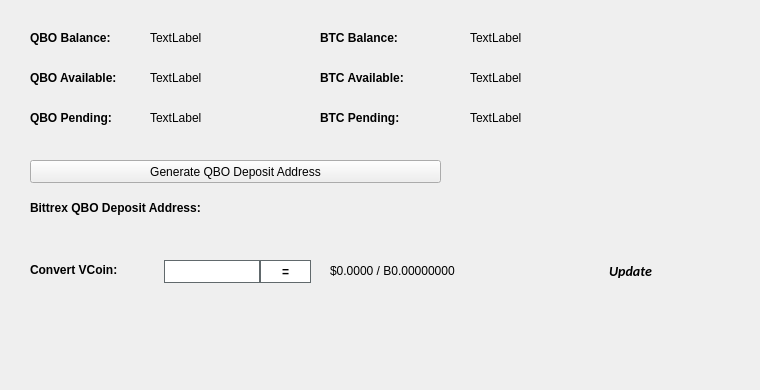
   <widget class="QWidget" name="BalanceTab">
    <attribute name="title">
     <string>Balance</string>
    </attribute>
    <widget class="QLabel" name="BitcoinBalanceLabel">
     <property name="geometry">
      <rect>
       <x>470</x>
       <y>30</y>
       <width>150</width>
       <height>16</height>
      </rect>
     </property>
     <property name="text">
      <string>TextLabel</string>
     </property>
    </widget>
    <widget class="QLabel" name="QBOBalanceLabel">
     <property name="geometry">
      <rect>
       <x>150</x>
       <y>30</y>
       <width>150</width>
       <height>16</height>
      </rect>
     </property>
     <property name="text">
      <string>TextLabel</string>
     </property>
    </widget>
    <widget class="QLabel" name="label_11">
     <property name="geometry">
      <rect>
       <x>30</x>
       <y>30</y>
       <width>101</width>
       <height>16</height>
      </rect>
     </property>
     <property name="font">
      <font>
       <weight>75</weight>
       <bold>true</bold>
      </font>
     </property>
     <property name="text">
      <string>QBO Balance:</string>
     </property>
    </widget>
    <widget class="QLabel" name="label_12">
     <property name="geometry">
      <rect>
       <x>320</x>
       <y>30</y>
       <width>101</width>
       <height>16</height>
      </rect>
     </property>
     <property name="font">
      <font>
       <weight>75</weight>
       <bold>true</bold>
      </font>
     </property>
     <property name="text">
      <string>BTC Balance:</string>
     </property>
    </widget>
    <widget class="QLabel" name="QBOAvailableLabel_2">
     <property name="geometry">
      <rect>
       <x>150</x>
       <y>70</y>
       <width>150</width>
       <height>16</height>
      </rect>
     </property>
     <property name="text">
      <string>TextLabel</string>
     </property>
    </widget>
    <widget class="QLabel" name="label_13">
     <property name="geometry">
      <rect>
       <x>30</x>
       <y>70</y>
       <width>111</width>
       <height>16</height>
      </rect>
     </property>
     <property name="font">
      <font>
       <weight>75</weight>
       <bold>true</bold>
      </font>
     </property>
     <property name="text">
      <string>QBO Available:</string>
     </property>
    </widget>
    <widget class="QLabel" name="label_14">
     <property name="geometry">
      <rect>
       <x>30</x>
       <y>110</y>
       <width>101</width>
       <height>16</height>
      </rect>
     </property>
     <property name="font">
      <font>
       <weight>75</weight>
       <bold>true</bold>
      </font>
     </property>
     <property name="text">
      <string>QBO Pending:</string>
     </property>
    </widget>
    <widget class="QLabel" name="QBOPendingLabel">
     <property name="geometry">
      <rect>
       <x>150</x>
       <y>110</y>
       <width>150</width>
       <height>16</height>
      </rect>
     </property>
     <property name="text">
      <string>TextLabel</string>
     </property>
    </widget>
    <widget class="QLabel" name="label_15">
     <property name="geometry">
      <rect>
       <x>320</x>
       <y>70</y>
       <width>111</width>
       <height>16</height>
      </rect>
     </property>
     <property name="font">
      <font>
       <weight>75</weight>
       <bold>true</bold>
      </font>
     </property>
     <property name="text">
      <string>BTC Available:</string>
     </property>
    </widget>
    <widget class="QLabel" name="BitcoinAvailableLabel">
     <property name="geometry">
      <rect>
       <x>470</x>
       <y>70</y>
       <width>150</width>
       <height>16</height>
      </rect>
     </property>
     <property name="text">
      <string>TextLabel</string>
     </property>
    </widget>
    <widget class="QLabel" name="label_31">
     <property name="geometry">
      <rect>
       <x>320</x>
       <y>110</y>
       <width>111</width>
       <height>16</height>
      </rect>
     </property>
     <property name="font">
      <font>
       <weight>75</weight>
       <bold>true</bold>
      </font>
     </property>
     <property name="text">
      <string>BTC Pending:</string>
     </property>
    </widget>
    <widget class="QLabel" name="BitcoinPendingLabel">
     <property name="geometry">
      <rect>
       <x>470</x>
       <y>110</y>
       <width>150</width>
       <height>16</height>
      </rect>
     </property>
     <property name="text">
      <string>TextLabel</string>
     </property>
    </widget>
    <widget class="QLabel" name="label_33">
     <property name="geometry">
      <rect>
       <x>30</x>
       <y>200</y>
       <width>221</width>
       <height>16</height>
      </rect>
     </property>
     <property name="font">
      <font>
       <weight>75</weight>
       <bold>true</bold>
      </font>
     </property>
     <property name="text">
      <string>Bittrex QBO Deposit Address:</string>
     </property>
    </widget>
    <widget class="QPushButton" name="GenDepositBTN">
     <property name="geometry">
      <rect>
       <x>30</x>
       <y>160</y>
       <width>411</width>
       <height>23</height>
      </rect>
     </property>
     <property name="text">
      <string>Generate QBO Deposit Address</string>
     </property>
     <property name="icon">
      <iconset resource="../qbo.qrc">
       <normaloff>:/icons/bitcoin</normaloff>:/icons/bitcoin</iconset>
     </property>
    </widget>
    <widget class="QLabel" name="DepositAddressLabel">
     <property name="geometry">
      <rect>
       <x>200</x>
       <y>200</y>
       <width>261</width>
       <height>16</height>
      </rect>
     </property>
     <property name="palette">
      <palette>
       <active>
        <colorrole role="WindowText">
         <brush brushstyle="SolidPattern">
          <color alpha="255">
           <red>0</red>
           <green>0</green>
           <blue>0</blue>
          </color>
         </brush>
        </colorrole>
        <colorrole role="Text">
         <brush brushstyle="SolidPattern">
          <color alpha="255">
           <red>0</red>
           <green>0</green>
           <blue>255</blue>
          </color>
         </brush>
        </colorrole>
       </active>
       <inactive>
        <colorrole role="WindowText">
         <brush brushstyle="SolidPattern">
          <color alpha="255">
           <red>0</red>
           <green>0</green>
           <blue>0</blue>
          </color>
         </brush>
        </colorrole>
        <colorrole role="Text">
         <brush brushstyle="SolidPattern">
          <color alpha="255">
           <red>0</red>
           <green>0</green>
           <blue>255</blue>
          </color>
         </brush>
        </colorrole>
       </inactive>
       <disabled>
        <colorrole role="WindowText">
         <brush brushstyle="SolidPattern">
          <color alpha="255">
           <red>120</red>
           <green>120</green>
           <blue>120</blue>
          </color>
         </brush>
        </colorrole>
        <colorrole role="Text">
         <brush brushstyle="SolidPattern">
          <color alpha="255">
           <red>120</red>
           <green>120</green>
           <blue>120</blue>
          </color>
         </brush>
        </colorrole>
       </disabled>
      </palette>
     </property>
     <property name="font">
      <font>
       <weight>75</weight>
       <bold>true</bold>
      </font>
     </property>
     <property name="text">
      <string/>
     </property>
     <property name="alignment">
      <set>Qt::AlignRight|Qt::AlignTrailing|Qt::AlignVCenter</set>
     </property>
     <property name="textInteractionFlags">
      <set>Qt::LinksAccessibleByMouse|Qt::TextSelectableByKeyboard|Qt::TextSelectableByMouse</set>
     </property>
    </widget>
    <widget class="QLabel" name="label_8">
     <property name="geometry">
      <rect>
       <x>460</x>
       <y>300</y>
       <width>281</width>
       <height>81</height>
      </rect>
     </property>
     <property name="text">
      <string/>
     </property>
     <property name="pixmap">
      <pixmap>:/images/bittrex</pixmap>
     </property>
    </widget>
    <widget class="QWidget" name="widgetConversion" native="true">
     <property name="geometry">
      <rect>
       <x>0</x>
       <y>250</y>
       <width>751</width>
       <height>43</height>
      </rect>
     </property>
     <property name="minimumSize">
      <size>
       <width>0</width>
       <height>43</height>
      </size>
     </property>
     <property name="styleSheet">
      <string notr="true"/>
     </property>
     <widget class="QPushButton" name="btnUpdateMarketData">
      <property name="geometry">
       <rect>
        <x>575</x>
        <y>0</y>
        <width>111</width>
        <height>41</height>
       </rect>
      </property>
      <property name="sizePolicy">
       <sizepolicy hsizetype="Expanding" vsizetype="Expanding">
        <horstretch>0</horstretch>
        <verstretch>0</verstretch>
       </sizepolicy>
      </property>
      <property name="font">
       <font>
        <family>calibri</family>
        <pointsize>-1</pointsize>
        <weight>75</weight>
        <italic>true</italic>
        <bold>true</bold>
       </font>
      </property>
      <property name="styleSheet">
       <string notr="true">margin:0px;text-align:center;padding:2px;border-radius:3px;font-style:italic;width:100px;font-size:14px;font-family:calibri;font-weight:600;</string>
      </property>
      <property name="text">
       <string>Update</string>
      </property>
      <property name="iconSize">
       <size>
        <width>150</width>
        <height>35</height>
       </size>
      </property>
      <property name="autoDefault">
       <bool>true</bool>
      </property>
      <property name="default">
       <bool>true</bool>
      </property>
     </widget>
     <widget class="QLabel" name="lblConvertVCoin">
      <property name="geometry">
       <rect>
        <x>30</x>
        <y>10</y>
        <width>131</width>
        <height>20</height>
       </rect>
      </property>
      <property name="styleSheet">
       <string notr="true"/>
      </property>
      <property name="text">
       <string>&lt;html&gt;&lt;head/&gt;&lt;body&gt;&lt;p&gt;&lt;span style=&quot; font-weight:600;&quot;&gt;Convert VCoin:&lt;/span&gt;&lt;/p&gt;&lt;/body&gt;&lt;/html&gt;</string>
      </property>
     </widget>
     <widget class="QLineEdit" name="txtConvertVCoinQty">
      <property name="geometry">
       <rect>
        <x>160</x>
        <y>10</y>
        <width>100</width>
        <height>23</height>
       </rect>
      </property>
      <property name="minimumSize">
       <size>
        <width>100</width>
        <height>23</height>
       </size>
      </property>
      <property name="maximumSize">
       <size>
        <width>100</width>
        <height>16777215</height>
       </size>
      </property>
      <property name="styleSheet">
       <string notr="true">border: 1px solid #61696c;margin-left:4px;</string>
      </property>
     </widget>
     <widget class="QPushButton" name="btnConvertQBO">
      <property name="geometry">
       <rect>
        <x>260</x>
        <y>10</y>
        <width>51</width>
        <height>23</height>
       </rect>
      </property>
      <property name="minimumSize">
       <size>
        <width>0</width>
        <height>23</height>
       </size>
      </property>
      <property name="styleSheet">
       <string notr="true">border:1px solid #61696c;background:white;font-weight:600;</string>
      </property>
      <property name="text">
       <string>=</string>
      </property>
     </widget>
     <widget class="QLabel" name="lblConvertVCoinResults">
      <property name="geometry">
       <rect>
        <x>330</x>
        <y>0</y>
        <width>201</width>
        <height>41</height>
       </rect>
      </property>
      <property name="styleSheet">
       <string notr="true"/>
      </property>
      <property name="text">
       <string>$0.0000 / B0.00000000</string>
      </property>
     </widget>
     <widget class="QLabel" name="iconOverviewUpdateWait">
      <property name="geometry">
       <rect>
        <x>670</x>
        <y>10</y>
        <width>24</width>
        <height>24</height>
       </rect>
      </property>
      <property name="text">
       <string/>
      </property>
      <property name="pixmap">
       <pixmap resource="../qbo.qrc">:/icons/transaction_1</pixmap>
      </property>
      <property name="scaledContents">
       <bool>true</bool>
      </property>
      <property name="alignment">
       <set>Qt::AlignCenter</set>
      </property>
     </widget>
    </widget>
   </widget>
